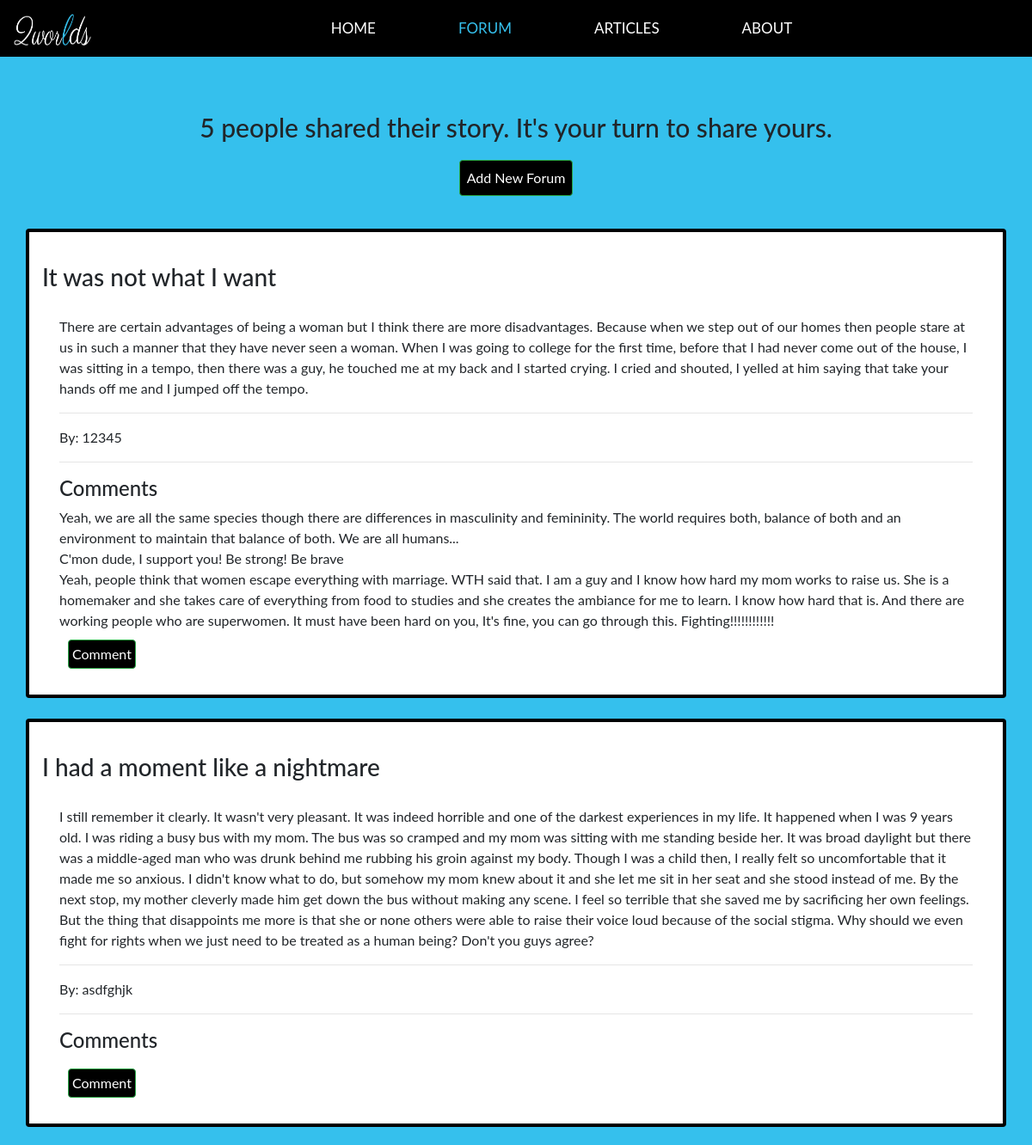
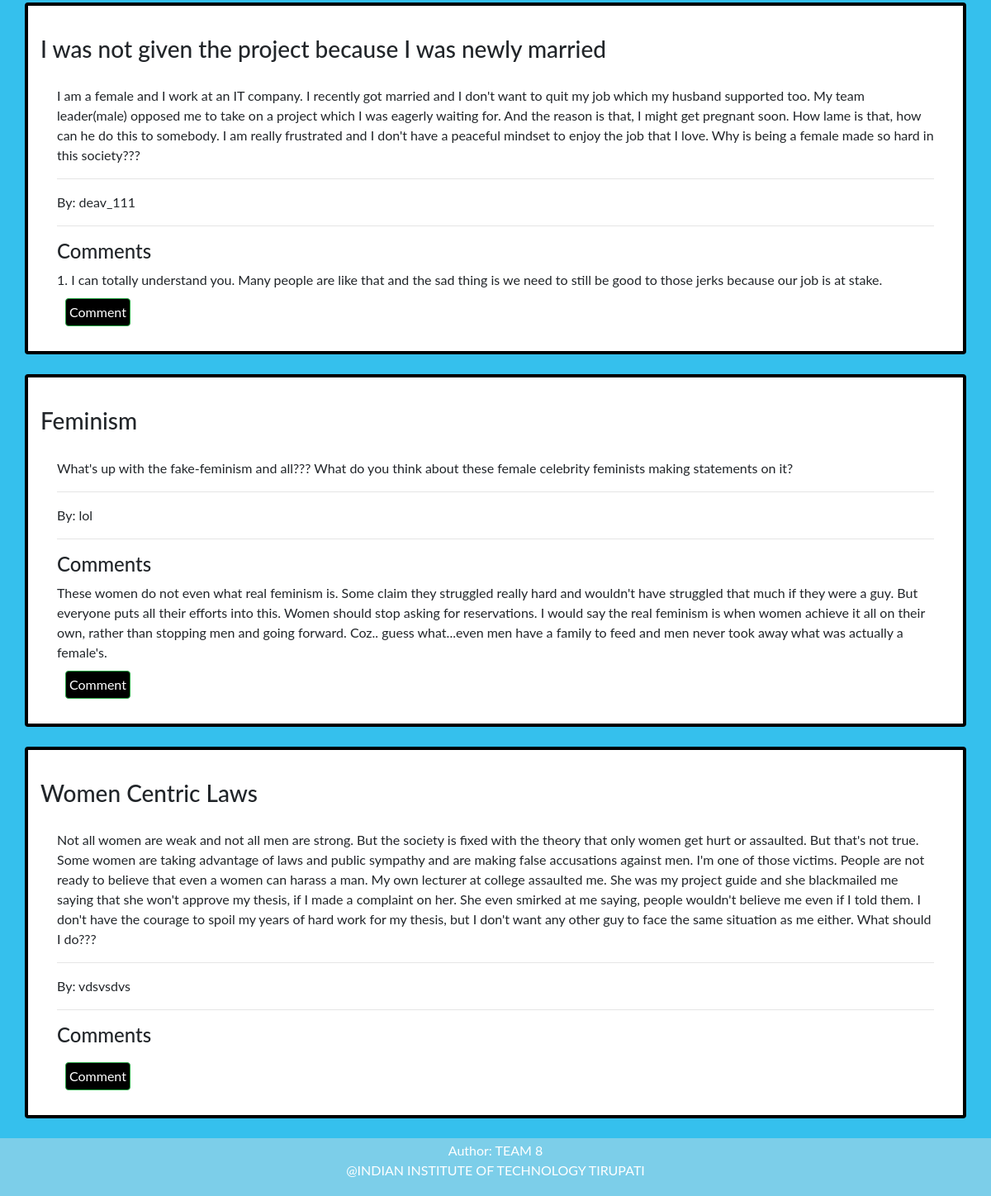
/home/, run on the app's committed database (2 pictures, top to bottom).
### Discussion_Forum/models.py (models this page shows, shortened)
class forum(models.Model):
    name=models.CharField(max_length=200,default="anonymous")
    topic= models.CharField(max_length=300)
    description = models.TextField(max_length=1000,blank=True)
    date_created=models.DateTimeField(auto_now_add=True,null=True)

class Discussion(models.Model):
    forum = models.ForeignKey(forum,blank=True,on_delete=models.CASCADE)
    discuss = models.TextField(max_length=1000)

### Discussion_Forum/views.py (the view)
# urls.py: path('home/', views.home,name = "home"),
def home(request):
    forums=forum.objects.all()
    count=forums.count()
    discussions=[]
    for i in forums:
        discussions.append(i.discussion_set.all())
    context={'forums':forums,
              'count':count,
              'discussions':discussions}
    return render(request,'home.html',context)

### Discussion_Forum/templates/home.html (shortened to what this page needs)
{% load static %}
<!DOCTYPE html>
<html lang="en">
<head>
  <link rel="stylesheet" href="https://stackpath.bootstrapcdn.com/bootstrap/4.5.0/css/bootstrap.min.css"
 0>
</head>
<body>
  <body style="background-color:#35c0ed;">
    <nav class="navbar navbar-expand-lg navbar-custom sticky-top">
      <a class="navbar-brand" href="http://127.0.0.1:8000/index">
        <source src="{% static 'name.png' %}">
        <img src="{% static 'name.png' %}" width="90" height="40" class="d-inline-block align-top" alt=""
          loading="lazy">
      </a>
      <div class="collapse navbar-collapse" id="navbarSupportedContent">
        <ul class="navbar-nav nav nav-center">
          <li class="nav-item">
            <a class="nav-link px-5" href="http://127.0.0.1:8000/main">Home</a>
          </li>
          <li class="nav-item active">
            <a class="nav-link px-5" href="#" style="color: #35c0ed;">Forum <span class="sr-only">(current)</span></a>
          </li>
          <li class="nav-item">
            <a class="nav-link px-5" href="http://127.0.0.1:8000/box_one">Articles</a>
          </li>
          <li class="nav-item">
            <a class="nav-link px-5" href="http://127.0.0.1:8000/about">About</a>
          </li>
        </ul>
      </div>
    </nav>
    <h2 class="jumbotron jumbotron-fluid"
      style="height: 70px; background-color: #35c0ed; font-size: 30px; text-align: center;">
      {{count}} people shared their story. It's your turn to share yours.
      <form method="POST" action="{% url 'addInForum' %}">
        <button class="btn btn-success" style="width:fit-content; padding: 8px; margin:20px;
        background-color: #000000; color: #ffffff;">Add New Forum</button>
      </form>
    </h2>
    <div class="card-columns" style="padding: 10px; margin: 20px;"></div>
    {%for forum in forums %}
    <div class="card box container">
      <br>
      <h5 class="card-title">
        <h3>{{forum.topic}}</h3>
        <div class="card-body container">
          <p>{{forum.description}}</p>
      </h5>
      <hr>
      <p> By: {{forum.name}}</p>
      <hr>
      <h4>Comments</h4>
      {%for discuss in discussions%}
      {%for objs in discuss%}
      {% if objs.forum == forum %}
      {{objs.discuss}}
      <br>
      {% endif %}
      {%endfor%}
      {%endfor%}
      <form method="POST" action="{% url 'addInDiscussion' %}">
        <button class="btn btn-success" style="width:fit-content; padding: 4px; margin:10px;
         background-color: #000000; color: #ffffff;">Comment</button>
      </form>
    </div>
    <br>
    {%endfor%}
    <footer style="text-align: center;
        padding: 3px;
        background-color: #7ccee9;
        color: #ffffff; display: block;">
      <p>Author: TEAM 8<br>
        @INDIAN INSTITUTE OF TECHNOLOGY TIRUPATI</p>
    </footer>
  </body>
</html>

### Discussion_Forum/templates/home.html (style rules this page uses)
body { font-family: "Lato", sans-serif }
.box { border: 4px solid black; margin: 0 auto; }
.navbar-custom { background-color: #000000; }
nav div ul li a { color: #ffffff; font-size: 17px; text-transform: uppercase; padding: 7px 13px; border-radius: 3px; }

### data on the page
forum: topic "It was not what I want", description "There are certain advantages of being a woman but I think there are more disadvantages. Because when we step out of our homes then people stare at us in such a manner that they have never seen a woman. When I was going to college for the first time, before that I had never come out of the house, I was sitting in a tempo, then there was a guy, he touched me at my back and I started crying. I cried and shouted, I yelled at him saying that take your hands off me and I jumped off the tempo.", name "12345"
Discussion: discuss "Yeah, we are all the same species though there are differences in masculinity and femininity. The world requires both, balance of both and an environment to maintain that balance of both. We are all humans..."
Discussion: discuss "C'mon dude, I support you! Be strong! Be brave"
Discussion: discuss "Yeah, people think that women escape everything with marriage. WTH said that. I am a guy and I know how hard my mom works to raise us. She is a homemaker and she takes care of everything from food to studies and she creates the ambiance for me to learn. I know how hard that is. And there are working people who are superwomen. It must have been hard on you, It's fine, you can go through this. Fighting!!!!!!!!!!!!"
forum: topic "I had a moment like a nightmare", description "I still remember it clearly. It wasn't very pleasant. It was indeed horrible and one of the darkest experiences in my life. It happened when I was 9 years old. I was riding a busy bus with my mom. The bus was so cramped and my mom was sitting with me standing beside her. It was broad daylight but there was a middle-aged man who was drunk behind me rubbing his groin against my body. Though I was a child then, I really felt so uncomfortable that it made me so anxious. I didn't know what to do, but somehow my mom knew about it and she let me sit in her seat and she stood instead of me. By the next stop, my mother cleverly made him get down the bus without making any scene. I feel so terrible…", name "asdfghjk"
forum: topic "I was not given the project because I was newly married", description "I am a female and I work at an IT company. I recently got married and I don't want to quit my job which my husband supported too. My team leader(male) opposed me to take on a project which I was eagerly waiting for. And the reason is that, I might get pregnant soon. How lame is that, how can he do this to somebody. I am really frustrated and I don't have a peaceful mindset to enjoy the job that I love. Why is being a female made so hard in this society???", name "deav_111"
Discussion: discuss "1. I can totally understand you. Many people are like that and the sad thing is we need to still be good to those jerks because our job is at stake."
forum: topic "Feminism", description "What's up with the fake-feminism and all??? What do you think about these female celebrity feminists making statements on it?", name "lol"
Discussion: discuss "These women do not even what real feminism is. Some claim they struggled really hard and wouldn't have struggled that much if they were a guy. But everyone puts all their efforts into this. Women should stop asking for reservations. I would say the real feminism is when women achieve it all on their own, rather than stopping men and going forward. Coz.. guess what...even men have a family to feed and men never took away what was actually a female's."
forum: topic "Women Centric Laws", description "Not all women are weak and not all men are strong. But the society is fixed with the theory that only women get hurt or assaulted. But that's not true. Some women are taking advantage of laws and public sympathy and are making false accusations against men. I'm one of those victims. People are not ready to believe that even a women can harass a man. My own lecturer at college assaulted me. She was my project guide and she blackmailed me saying that she won't approve my thesis, if I made a complaint on her. She even smirked at me saying, people wouldn't believe me even if I told them. I don't have the courage to spoil my years of hard work for my thesis, but I don't want any other guy to…", name "vdsvsdvs"

### other printed values
{{ count }} "5"
